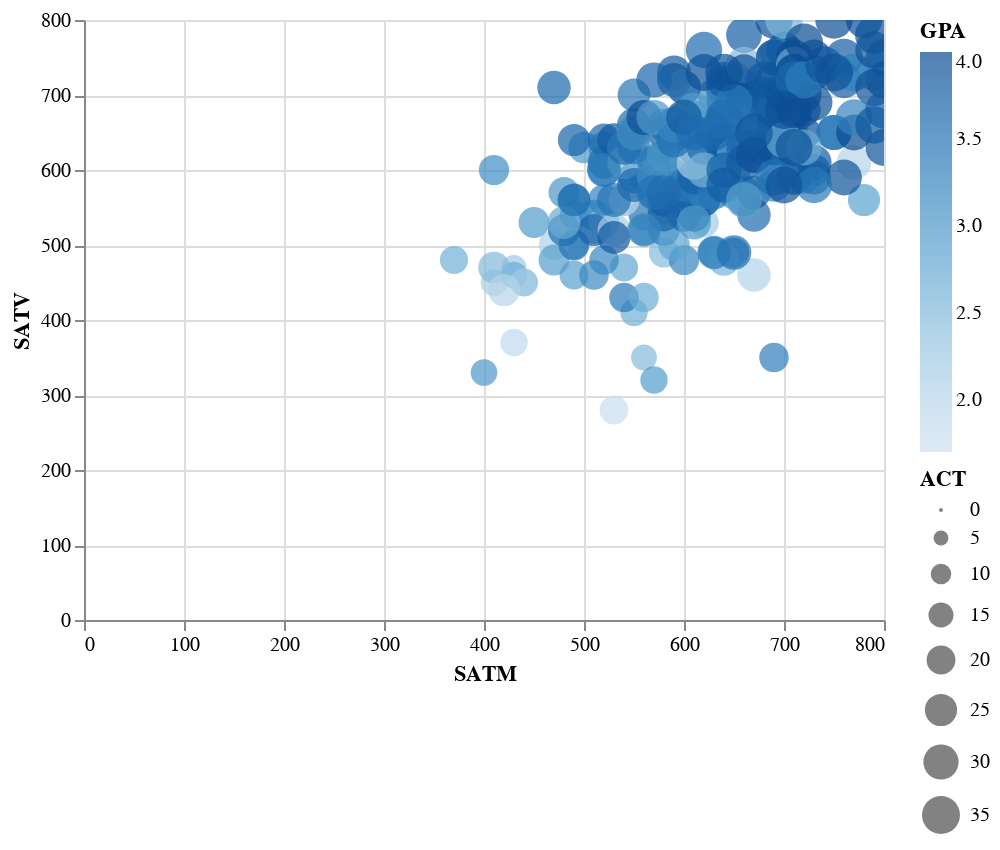

Notebook code cell kept with this figure:
### Markdown cell above
### Problem 1

### Code cell
df = pd.read_csv('calvinCollegeSeniorScores.csv')
source = df
alt.Chart(source).mark_circle(size=60).encode(
    x='SATM',
    y='SATV',
    size='ACT',
    color='GPA',
    tooltip=['SATM', 'SATV', 'ACT', 'GPA']
).interactive()

### Figure 1 — Vega-Lite specification as saved in the notebook (floating-point values rounded to 4 significant figures; data arrays with more than 128 entries replaced by an {"elided": "..."} marker saying what was removed)
{"config": {"view": {"continuousWidth": 400, "continuousHeight": 300}}, "data": {"name": "data-58c4968aa40759a3816deddfec0f8bb6"}, "mark": {"type": "circle", "size": 60}, "encoding": {"color": {"type": "quantitative", "field": "GPA"}, "size": {"type": "quantitative", "field": "ACT"}, "tooltip": [{"type": "quantitative", "field": "SATM"}, {"type": "quantitative", "field": "SATV"}, {"type": "quantitative", "field": "ACT"}, {"type": "quantitative", "field": "GPA"}], "x": {"type": "quantitative", "field": "SATM"}, "y": {"type": "quantitative", "field": "SATV"}}, "selection": {"selector011": {"type": "interval", "bind": "scales", "encodings": ["x", "y"]}}, "$schema": "https://vega.github.io/schema/vega-lite/v4.8.1.json", "datasets": {"data-58c4968aa40759a3816deddfec0f8bb6": {"elided": "271 records"}}}
